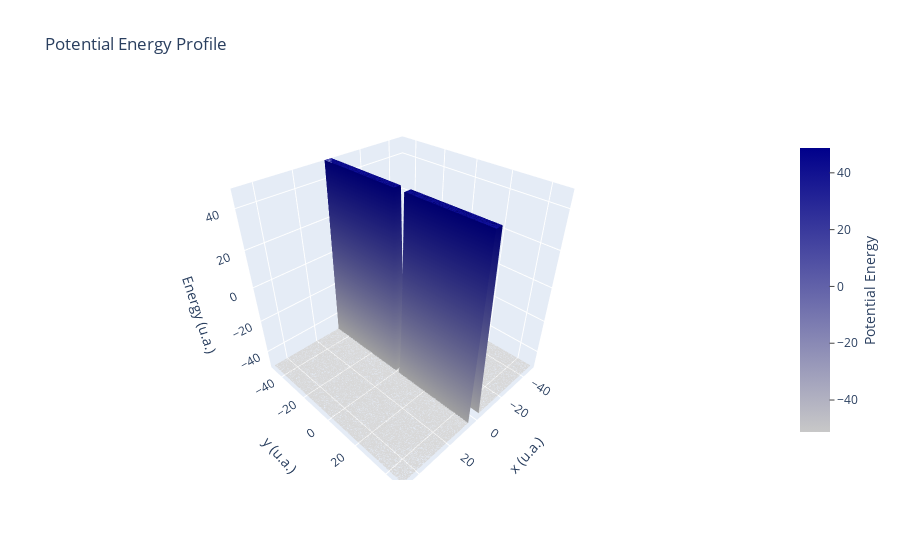

The cell this chart's notebook holds for it:
### Code cell
import plotly.graph_objects as go
import numpy as np

# Assuming OutData and InputData are already defined
v_top = OutData.V[0].min()
v = np.transpose(OutData.V)

# Create a custom colormap in Plotly format
colors = [
    [0, 'rgb(200, 200, 200)'],  # At the start (0), the color is rgb(200, 200, 200)
    [1, 'rgb(0, 0, 139)']       # At the end (1), the color is rgb(0, 0, 139)
]

# Generate data
X, Y = np.meshgrid(OutData.x, OutData.y)

# Create the figure
fig = go.Figure()

# Add the surface plot
fig.add_trace(go.Surface(
    z=v,
    x=OutData.x,
    y=OutData.y,
    colorscale=colors,
    cmin=v.min(),
    cmax=v.max(),
    colorbar=dict(
        title='Potential Energy',
        titleside='right',
        ticks='outside',
        len=0.8,  # Adjust the length of the colorbar
        x=1.1  # Adjust the position of the colorbar
    )
))

# Update the layout
fig.update_layout(
    title='Potential Energy Profile',
    autosize=True,
    scene=dict(
        xaxis_title='x (u.a.)',
        yaxis_title='y (u.a.)',
        zaxis_title='Energy (u.a.)',
        zaxis=dict(range=[v.min(), v.max()]),
        xaxis=dict(range=[InputData.x0, InputData.xL]),
        yaxis=dict(range=[InputData.x0, InputData.xL]),
    ),
)

# Show the plot
fig.show()

### Figure 1 — Plotly figure (JSON) as saved in the notebook; plotly's stock layout.template omitted (floating-point values rounded to 4 significant figures; data arrays with more than 128 entries replaced by an {"elided": "..."} marker saying what was removed)
{"data": [{"cmax": 48.74, "cmin": -51.26, "colorbar": {"len": 0.8, "ticks": "outside", "title": {"side": "right", "text": "Potential Energy"}, "x": 1.1}, "colorscale": [[0, "rgb(200, 200, 200)"], [1, "rgb(0, 0, 139)"]], "type": "surface", "x": [-50, -48, -46, -44, -42, -40, -38, -36, -34, -32, -30, -28, -26, -24, -22, -20, -18, -16, -14, -12, -10, -8, -6, -4, -2, 0, 2, 4, 6, 8, 10, 12, 14, 16, 18, 20, 22, 24, 26, 28, 30, 32, 34, 36, 38, 40, 42, 44, 46, 48], "y": [-50, -48.04, -46.08, -44.12, -42.16, -40.2, -38.24, -36.27, -34.31, -32.35, -30.39, -28.43, -26.47, -24.51, -22.55, -20.59, -18.63, -16.67, -14.71, -12.75, -10.78, -8.824, -6.863, -4.902, -2.941, -0.9804, 0.9804, 2.941, 4.902, 6.863, 8.824, 10.78, 12.75, 14.71, 16.67, 18.63, 20.59, 22.55, 24.51, 26.47, 28.43, 30.39, 32.35, 34.31, 36.27, 38.24, 40.2, 42.16, 44.12, 46.08, 48.04], "z": {"elided": "51x50 float values"}}], "layout": {"autosize": true, "scene": {"xaxis": {"range": [-50, 50], "title": {"text": "x (u.a.)"}}, "yaxis": {"range": [-50, 50], "title": {"text": "y (u.a.)"}}, "zaxis": {"range": [-51.26, 48.74], "title": {"text": "Energy (u.a.)"}}}, "title": {"text": "Potential Energy Profile"}}}
